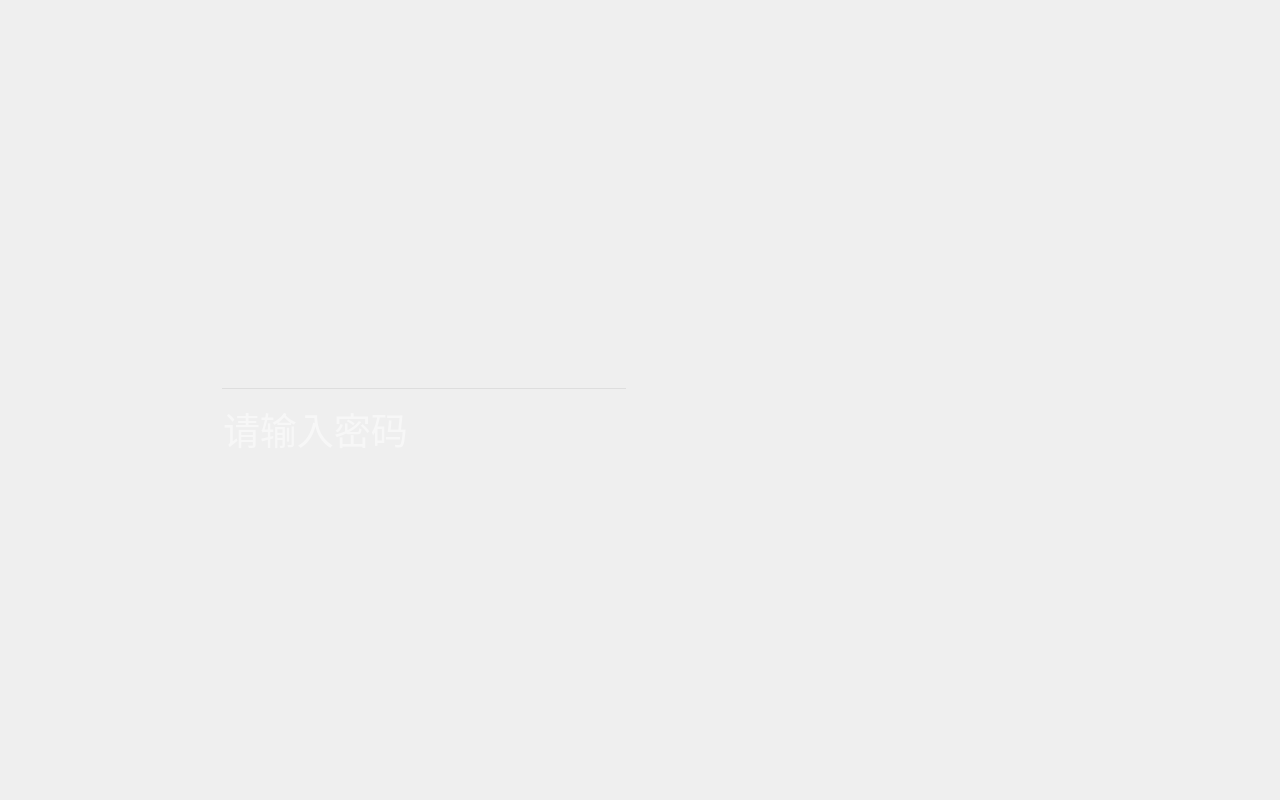
<?xml version="1.0" encoding="UTF-8"?>
<ui version="4.0">
 <class>FormLogin</class>
 <widget class="QWidget" name="FormLogin">
  <property name="windowModality">
   <enum>Qt::ApplicationModal</enum>
  </property>
  <property name="geometry">
   <rect>
    <x>0</x>
    <y>0</y>
    <width>1280</width>
    <height>800</height>
   </rect>
  </property>
  <property name="windowTitle">
   <string>Form</string>
  </property>
  <property name="styleSheet">
   <string notr="true"/>
  </property>
  <widget class="QFrame" name="frame">
   <property name="geometry">
    <rect>
     <x>0</x>
     <y>0</y>
     <width>1280</width>
     <height>800</height>
    </rect>
   </property>
   <property name="sizePolicy">
    <sizepolicy hsizetype="Expanding" vsizetype="Expanding">
     <horstretch>0</horstretch>
     <verstretch>0</verstretch>
    </sizepolicy>
   </property>
   <property name="styleSheet">
    <string notr="true">image: url(:/Images/login.png);</string>
   </property>
   <property name="frameShape">
    <enum>QFrame::NoFrame</enum>
   </property>
   <property name="frameShadow">
    <enum>QFrame::Raised</enum>
   </property>
   <widget class="QLineEdit" name="lineEditPwd">
    <property name="geometry">
     <rect>
      <x>220</x>
      <y>387</y>
      <width>408</width>
      <height>83</height>
     </rect>
    </property>
    <property name="font">
     <font>
      <pointsize>28</pointsize>
     </font>
    </property>
    <property name="autoFillBackground">
     <bool>false</bool>
    </property>
    <property name="styleSheet">
     <string notr="true">background-color: transparent;
color: rgb(255,255,255);
lineedit-password-character: 42;</string>
    </property>
    <property name="maxLength">
     <number>16</number>
    </property>
    <property name="echoMode">
     <enum>QLineEdit::PasswordEchoOnEdit</enum>
    </property>
    <property name="placeholderText">
     <string>请输入密码</string>
    </property>
   </widget>
   <widget class="QPushButton" name="btnEnter">
    <property name="geometry">
     <rect>
      <x>908</x>
      <y>531</y>
      <width>155</width>
      <height>70</height>
     </rect>
    </property>
    <property name="font">
     <font>
      <pointsize>20</pointsize>
     </font>
    </property>
    <property name="styleSheet">
     <string notr="true">background-color: transparent;</string>
    </property>
    <property name="text">
     <string/>
    </property>
    <property name="flat">
     <bool>true</bool>
    </property>
   </widget>
   <widget class="QPushButton" name="btn_1">
    <property name="geometry">
     <rect>
      <x>736</x>
      <y>274</y>
      <width>70</width>
      <height>70</height>
     </rect>
    </property>
    <property name="font">
     <font>
      <pointsize>28</pointsize>
      <weight>50</weight>
      <italic>false</italic>
      <bold>false</bold>
     </font>
    </property>
    <property name="styleSheet">
     <string notr="true">background-color: transparent;</string>
    </property>
    <property name="text">
     <string/>
    </property>
    <property name="flat">
     <bool>true</bool>
    </property>
   </widget>
   <widget class="QPushButton" name="btn_9">
    <property name="geometry">
     <rect>
      <x>908</x>
      <y>446</y>
      <width>70</width>
      <height>70</height>
     </rect>
    </property>
    <property name="font">
     <font>
      <pointsize>28</pointsize>
     </font>
    </property>
    <property name="styleSheet">
     <string notr="true">background-color: transparent;</string>
    </property>
    <property name="text">
     <string/>
    </property>
    <property name="flat">
     <bool>true</bool>
    </property>
   </widget>
   <widget class="QPushButton" name="btnStar">
    <property name="geometry">
     <rect>
      <x>993</x>
      <y>360</y>
      <width>70</width>
      <height>70</height>
     </rect>
    </property>
    <property name="font">
     <font>
      <pointsize>20</pointsize>
     </font>
    </property>
    <property name="styleSheet">
     <string notr="true">background-color: transparent;
</string>
    </property>
    <property name="text">
     <string/>
    </property>
    <property name="flat">
     <bool>true</bool>
    </property>
   </widget>
   <widget class="QPushButton" name="btn_4">
    <property name="geometry">
     <rect>
      <x>736</x>
      <y>360</y>
      <width>70</width>
      <height>70</height>
     </rect>
    </property>
    <property name="font">
     <font>
      <pointsize>28</pointsize>
     </font>
    </property>
    <property name="styleSheet">
     <string notr="true">background-color: transparent;
</string>
    </property>
    <property name="text">
     <string/>
    </property>
    <property name="flat">
     <bool>true</bool>
    </property>
   </widget>
   <widget class="QPushButton" name="btn_5">
    <property name="geometry">
     <rect>
      <x>820</x>
      <y>360</y>
      <width>70</width>
      <height>70</height>
     </rect>
    </property>
    <property name="font">
     <font>
      <pointsize>28</pointsize>
     </font>
    </property>
    <property name="styleSheet">
     <string notr="true">background-color: transparent;
</string>
    </property>
    <property name="text">
     <string/>
    </property>
    <property name="flat">
     <bool>true</bool>
    </property>
   </widget>
   <widget class="QPushButton" name="btn_0">
    <property name="geometry">
     <rect>
      <x>821</x>
      <y>532</y>
      <width>70</width>
      <height>70</height>
     </rect>
    </property>
    <property name="font">
     <font>
      <pointsize>28</pointsize>
     </font>
    </property>
    <property name="styleSheet">
     <string notr="true">background-color: transparent;</string>
    </property>
    <property name="text">
     <string/>
    </property>
    <property name="flat">
     <bool>true</bool>
    </property>
   </widget>
   <widget class="QPushButton" name="btn_2">
    <property name="geometry">
     <rect>
      <x>821</x>
      <y>274</y>
      <width>70</width>
      <height>70</height>
     </rect>
    </property>
    <property name="font">
     <font>
      <pointsize>28</pointsize>
     </font>
    </property>
    <property name="styleSheet">
     <string notr="true">background-color: transparent;</string>
    </property>
    <property name="text">
     <string/>
    </property>
    <property name="flat">
     <bool>true</bool>
    </property>
   </widget>
   <widget class="QPushButton" name="btn_6">
    <property name="geometry">
     <rect>
      <x>908</x>
      <y>359</y>
      <width>70</width>
      <height>70</height>
     </rect>
    </property>
    <property name="font">
     <font>
      <pointsize>28</pointsize>
     </font>
    </property>
    <property name="styleSheet">
     <string notr="true">background-color: transparent;
</string>
    </property>
    <property name="text">
     <string/>
    </property>
    <property name="flat">
     <bool>true</bool>
    </property>
   </widget>
   <widget class="QPushButton" name="btn_7">
    <property name="geometry">
     <rect>
      <x>736</x>
      <y>446</y>
      <width>70</width>
      <height>70</height>
     </rect>
    </property>
    <property name="font">
     <font>
      <pointsize>28</pointsize>
     </font>
    </property>
    <property name="styleSheet">
     <string notr="true">background-color: transparent;
</string>
    </property>
    <property name="text">
     <string/>
    </property>
    <property name="flat">
     <bool>true</bool>
    </property>
   </widget>
   <widget class="QPushButton" name="btn_8">
    <property name="geometry">
     <rect>
      <x>820</x>
      <y>446</y>
      <width>70</width>
      <height>70</height>
     </rect>
    </property>
    <property name="font">
     <font>
      <pointsize>28</pointsize>
     </font>
    </property>
    <property name="styleSheet">
     <string notr="true">background-color: transparent;</string>
    </property>
    <property name="text">
     <string/>
    </property>
    <property name="flat">
     <bool>true</bool>
    </property>
   </widget>
   <widget class="QPushButton" name="btnSharp">
    <property name="geometry">
     <rect>
      <x>993</x>
      <y>446</y>
      <width>70</width>
      <height>70</height>
     </rect>
    </property>
    <property name="font">
     <font>
      <pointsize>20</pointsize>
     </font>
    </property>
    <property name="styleSheet">
     <string notr="true">background-color: transparent;</string>
    </property>
    <property name="text">
     <string/>
    </property>
    <property name="flat">
     <bool>true</bool>
    </property>
   </widget>
   <widget class="QPushButton" name="btnEsc">
    <property name="geometry">
     <rect>
      <x>993</x>
      <y>274</y>
      <width>70</width>
      <height>70</height>
     </rect>
    </property>
    <property name="font">
     <font>
      <pointsize>20</pointsize>
     </font>
    </property>
    <property name="styleSheet">
     <string notr="true">background-color: transparent;
</string>
    </property>
    <property name="text">
     <string/>
    </property>
    <property name="flat">
     <bool>true</bool>
    </property>
   </widget>
   <widget class="QPushButton" name="btn_3">
    <property name="geometry">
     <rect>
      <x>907</x>
      <y>275</y>
      <width>70</width>
      <height>70</height>
     </rect>
    </property>
    <property name="font">
     <font>
      <pointsize>28</pointsize>
     </font>
    </property>
    <property name="styleSheet">
     <string notr="true">background-color: transparent;</string>
    </property>
    <property name="text">
     <string/>
    </property>
    <property name="flat">
     <bool>true</bool>
    </property>
   </widget>
   <widget class="QPushButton" name="btnDel">
    <property name="geometry">
     <rect>
      <x>736</x>
      <y>531</y>
      <width>70</width>
      <height>70</height>
     </rect>
    </property>
    <property name="font">
     <font>
      <pointsize>20</pointsize>
     </font>
    </property>
    <property name="styleSheet">
     <string notr="true">background-color: transparent;</string>
    </property>
    <property name="text">
     <string/>
    </property>
    <property name="flat">
     <bool>true</bool>
    </property>
   </widget>
  </widget>
 </widget>
 <resources/>
 <connections/>
</ui>
